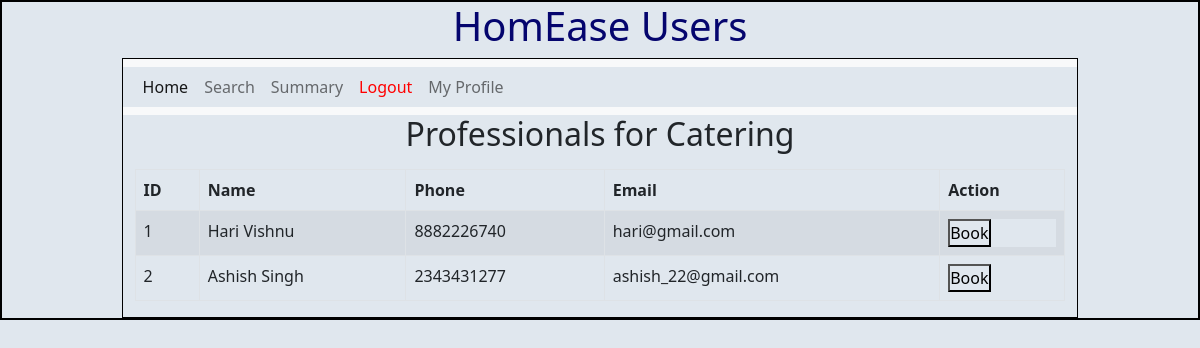
Screenshot of /service/Catering (signed in) with the database file from the repository.
### backend/models.py (models this page shows)
class Service(db.Model):
    __tablename__="service"
    id=db.Column(db.Integer,primary_key=True)
    name=db.Column(db.String,unique=True,nullable=False)
    baseprice=db.Column(db.Float, default=0.0)
    desc=db.Column(db.String,nullable=False)
    professionals=db.relationship('Prof_Info', back_populates='service',cascade='all,delete')

class Prof_Info(db.Model):
    __tablename__="prof_info"
    id=db.Column(db.Integer,primary_key=True)
    email=db.Column(db.String,unique=True,nullable=False)
    password=db.Column(db.String,nullable=False)
    role=db.Column(db.Integer,default=2)
    full_name=db.Column(db.String,nullable=False)
    service_name=db.Column(db.Integer, db.ForeignKey("service.id"), nullable=False)
    experience=db.Column(db.Integer,nullable=False)
    location=db.Column(db.String,nullable=False)
    pin_code=db.Column(db.Integer,nullable=False)
    prof_status=db.Column(db.String,default='requested')#requested,approved,rejected,blocked
    service=db.relationship("Service",back_populates="professionals")
    phone=db.Column(db.Integer,nullable=False, unique=True)

### backend/controllers.py (the view)
@app.route('/service/<name>')
def list_professionals(name):
    user_id = session["user_id"]
    user_info = User_Info.query.get(user_id)
    service = Service.query.filter_by(name=name).first()
    if not service:
        return redirect(url_for('user_dashboard'))
    filtered_professionals = Prof_Info.query.filter_by(service_name=service.id).filter(Prof_Info.prof_status != 'blocked').all()
    user_service_history = User_Service_History.query.filter_by(service_req_id=service.id).all()
    return render_template('professional_list.html', name=name, professionals=filtered_professionals, user_service_history=user_service_history, service=service, user_info=user_info)

### templates/professional_list.html (shortened to what this page needs)
{% extends "user_layout.html" %}
{% block content %}
<html>
    <h2 style="text-align: center;">Professionals for {{ name }}</h2>
    <div class="container">
        <table class="table table-bordered table-striped mt-3">
            <thead>
                <tr>
                    <th>ID</th>
                    <th>Name</th>
                    <th>Phone</th>
                    <th>Email</th>
                    <th>Action</th>
                </tr>
            </thead>
            <tbody>
                {% for professional in professionals %}
                <tr>
                    <td>{{ professional.id }}</td>
                    <td>{{ professional.full_name }}</td>
                    <td>{{ professional.phone }}</td>
                    <td>{{ professional.email }}</td>
                    <td>
                        <form action="{{ url_for('book_professional', professional_id=professional.id) }}" method="post">
                            <button type="submit">Book</button>
                        </form>
                    </td>
                </tr>
                {% endfor %}
            </tbody>
        </table>
    </div>
</html>
{% endblock %}

### static/styles/main.css (style rules this page uses)
* { margin: 0; padding: 0; background-color: rgb(224, 231, 238); }

### rows the page displays
Service: name "Catering"
Prof_Info: id "1", full_name "Hari Vishnu", phone "8882226740", email "hari@gmail.com"
Prof_Info: id "2", full_name "Ashish Singh", phone "2343431277", email "ashish_22@gmail.com"
